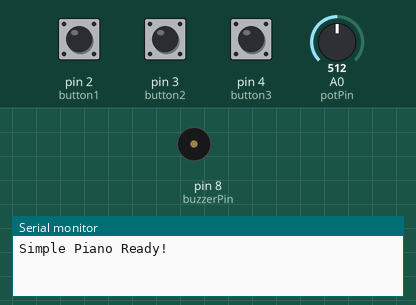
The sketch below on a simulated Arduino Uno, built with avr-gcc and run on an emulated ATmega328P. Shown: buzzer (waves = sounding), the last lines printed to the serial monitor. The test bench sets the inputs (shaded band); at power-on: pin 2 (button1) HIGH, pin 3 (button2) HIGH, pin 4 (button3) HIGH, A0 (potPin) = 512.

Above: at 1.2 s.
1.3 s: pin 2 (button1) pulled LOW for 0.15 s
At 1.38 s:
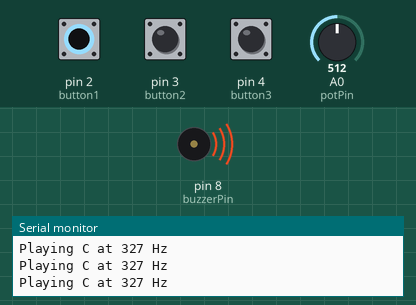
2.9 s: pin 3 (button2) pulled LOW for 0.15 s
At 4.0 s:
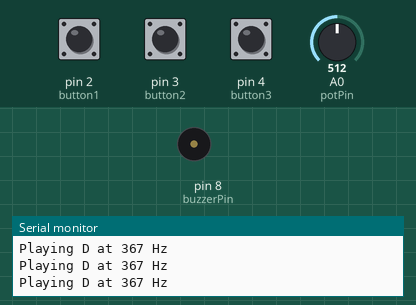
4.5 s: pin 4 (button3) pulled LOW for 0.15 s
At 4.58 s:
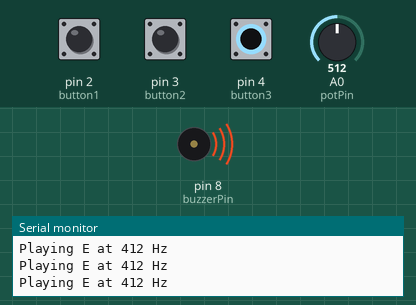
6.1 s: pin 4 (button3) pulled LOW for 3.2 s
At 10.1 s:
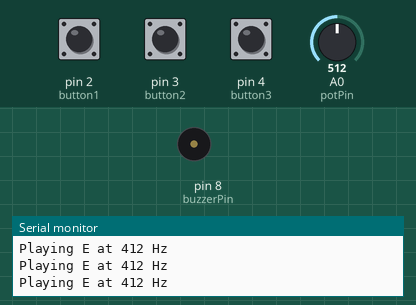
10.8 s: pin 2 (button1) pulled LOW for 3.2 s
At 11.4 s:
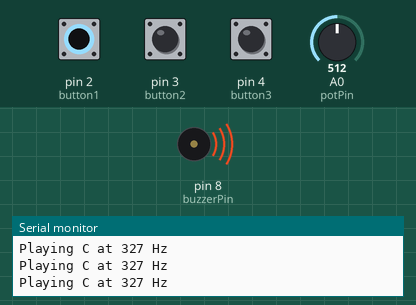
Timing chart, 0 to 15.5 s (numbered marks = the images above; inputs shaded):
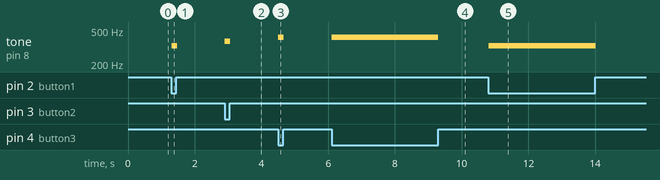

The sketch:

Musical_Instrument_Week_10.ino
```cpp
// Simple Piano

const int buzzerPin = 8;
const int button1 = 2;
const int button2 = 3;
const int button3 = 4;
const int potPin = A0;

int notes[] = {262, 294, 330}; // C, D, E
String noteNames[] = {"C", "D", "E"};

void setup() {
  pinMode(buzzerPin, OUTPUT);
  pinMode(button1, INPUT_PULLUP);
  pinMode(button2, INPUT_PULLUP);
  pinMode(button3, INPUT_PULLUP);
  Serial.begin(9600);
  Serial.println("Simple Piano Ready!");
}

void loop() {
  int potValue = analogRead(potPin);
  float octaveMultiplier = map(potValue, 0, 1023, 50, 200) / 100.0;

  if (digitalRead(button1) == LOW) {
    int freq = notes[0] * octaveMultiplier;
    tone(buzzerPin, freq);
    Serial.print("Playing ");
    Serial.print(noteNames[0]);
    Serial.print(" at ");
    Serial.print(freq);
    Serial.println(" Hz");
  }
  else if (digitalRead(button2) == LOW) {
    int freq = notes[1] * octaveMultiplier;
    tone(buzzerPin, freq);
    Serial.print("Playing ");
    Serial.print(noteNames[1]);
    Serial.print(" at ");
    Serial.print(freq);
    Serial.println(" Hz");
  }
  else if (digitalRead(button3) == LOW) {
    int freq = notes[2] * octaveMultiplier;
    tone(buzzerPin, freq);
    Serial.print("Playing ");
    Serial.print(noteNames[2]);
    Serial.print(" at ");
    Serial.print(freq);
    Serial.println(" Hz");
  }
  else {
    noTone(buzzerPin);
  }

  delay(10);
}
```

Measured:
- after the input at 1.3 s, tone on pin 8 (buzzerPin): silent → 327 Hz at once, → silent 0.16 s later
- after the input at 2.9 s, tone on pin 8 (buzzerPin): silent → 367 Hz at once, → silent 0.16 s later
- after the input at 4.5 s, tone on pin 8 (buzzerPin): silent → 412 Hz at once, → silent 0.16 s later
- after the input at 6.1 s, tone on pin 8 (buzzerPin): silent → 412 Hz at once, → silent 3.2 s later
- after the input at 10.8 s, tone on pin 8 (buzzerPin): silent → 327 Hz at once, → silent 3.2 s later
